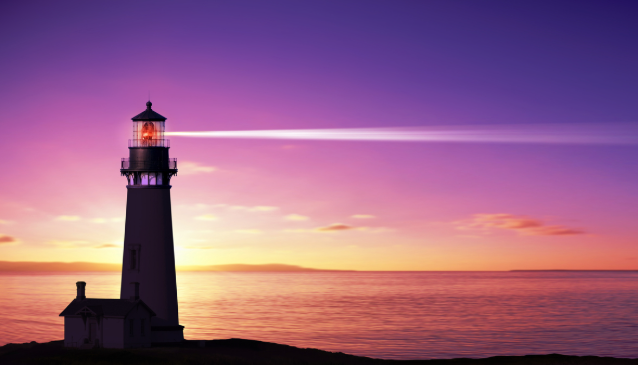
#> input picture images/frame.jpg, 638 x 365 px
$ python main.py
#> lines starting #> are read from the running program, lines starting #| are printed output that depends on the picture
import cv2
import numpy as np
import matplotlib.pyplot as plt
import random

def encrypt_image(image, block_size=32, seed=14527):
    h, w, _ = image.shape
    new_h = (h // block_size) * block_size
    new_w = (w // block_size) * block_size
    image = image[:new_h, :new_w]

    blocks = []
    for y in range(0, new_h, block_size):
        for x in range(0, new_w, block_size):
            block = image[y:y + block_size, x:x + block_size]
            blocks.append(((y, x), block))

    random.seed(seed)
    indices = list(range(len(blocks)))
    shuffled_indices = indices.copy()
    random.shuffle(shuffled_indices)

    encrypted = np.zeros_like(image)
    for orig_idx, new_idx in zip(indices, shuffled_indices):
        (y, x), _ = blocks[orig_idx]
        _, block = blocks[new_idx]
        encrypted[y:y + block_size, x:x + block_size] = block

    return encrypted, shuffled_indices, block_size, image  # повертаємо також обрізане зображення

def decrypt_image(encrypted_image, block_size, key):
    h, w, _ = encrypted_image.shape
    decrypted = np.zeros_like(encrypted_image)

    blocks = []
    for y in range(0, h, block_size):
        for x in range(0, w, block_size):
            blocks.append((y, x))

    for idx, shuffled_idx in enumerate(key):
        y, x = blocks[idx]
        sy, sx = blocks[shuffled_idx]
        decrypted[sy:sy + block_size, sx:sx + block_size] = encrypted_image[y:y + block_size, x:x + block_size]

    return decrypted

# === Головна частина ===
image = cv2.imread("images/frame.jpg")
#> image is the input picture: shape (365, 638, 3); mean B, G, R 132.4, 97.4, 151.5
image = cv2.cvtColor(image, cv2.COLOR_BGR2RGB)

encrypted_image, key, block_size, cropped_image = encrypt_image(image)
#> in encrypt_image, `image = image[:new_h, :new_w]`:
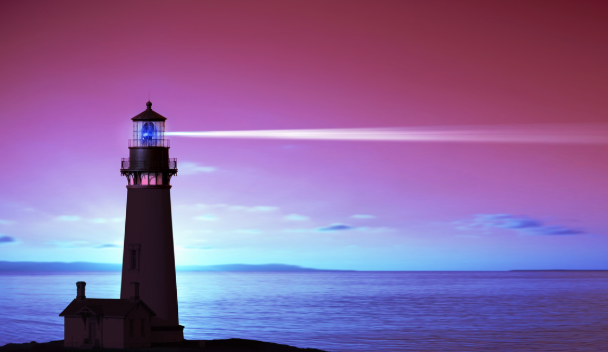
#> image: shape (352, 608, 3); mean of channels 0, 1, 2 158, 102.1, 137.4; drawn as B, G, R
#> after the loop in encrypt_image, `for y in range(0, new_h, block_size):`: blocks = 209 items
#> in encrypt_image, `indices = list(range(len(blocks)))`: indices = 209 values from 0 to 208
#> the loop in encrypt_image, `for orig_idx, new_idx in zip(indices, shuffled_indices):` made 209 passes
#> (new_idx, y, x) on passes 1 to 3: (71, 0, 0), (73, 0, 32), (183, 0, 64)
#> pass 1, in encrypt_image, `_, block = blocks[new_idx]`:
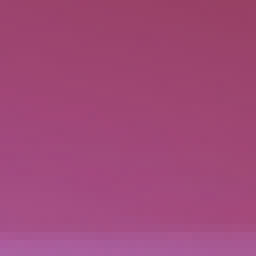
#> block: shape (32, 32, 3) (shown 8 times larger); mean of channels 0, 1, 2 121, 72.8, 160.4; drawn as B, G, R
#> pass 2, in encrypt_image, `_, block = blocks[new_idx]`:
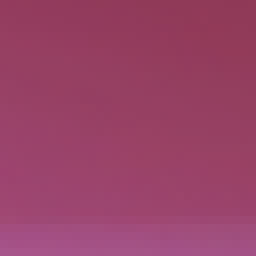
#> block: shape (32, 32, 3) (shown 8 times larger); mean of channels 0, 1, 2 103.8, 66.2, 152.5; drawn as B, G, R
#> pass 3, in encrypt_image, `_, block = blocks[new_idx]`:
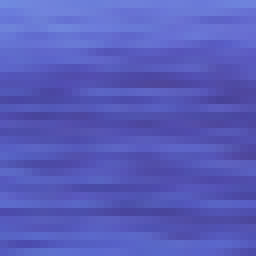
#> block: shape (32, 32, 3) (shown 8 times larger); mean of channels 0, 1, 2 187.7, 92.2, 87.8; drawn as B, G, R
#> after the loop in encrypt_image, `for orig_idx, new_idx in zip(indices, shuffled_indices):`:
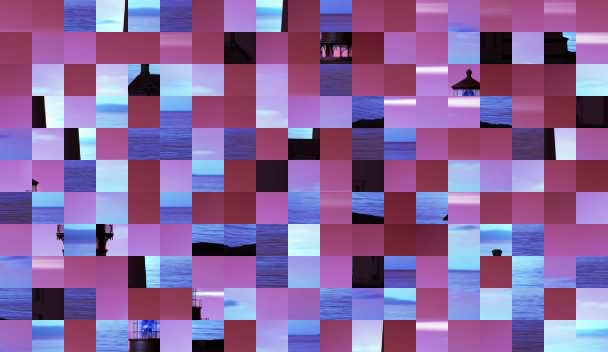
#> encrypted: shape (352, 608, 3); mean of channels 0, 1, 2 158, 102.1, 137.4; drawn as B, G, R
#> key = 209 values, max 208 at index 92, min 0 at index 146, mean 104; block_size = 32
decrypted_image = decrypt_image(encrypted_image, block_size, key)
#> the loop in decrypt_image, `for idx, shuffled_idx in enumerate(key):` made 209 passes
#> (shuffled_idx, y, x, sy, sx) on passes 1 to 3: (71, 0, 0, 96, 448), (73, 0, 32, 96, 512), (183, 0, 64, 288, 384)

# === Виведення всіх трьох зображень ===
plt.figure(figsize=(12, 4))

plt.subplot(1, 3, 1)
plt.imshow(cropped_image)
plt.title("Original Image")
plt.axis('off')

plt.subplot(1, 3, 2)
plt.imshow(encrypted_image)
plt.title("Encrypted Image")
plt.axis('off')

plt.subplot(1, 3, 3)
plt.imshow(decrypted_image)
plt.title("Decrypted Image")
plt.axis('off')

plt.tight_layout()
plt.show()
